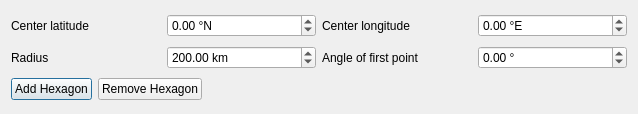
<?xml version="1.0" encoding="UTF-8"?>
<ui version="4.0">
 <class>HexagonDockWidget</class>
 <widget class="QDialog" name="HexagonDockWidget">
  <property name="geometry">
   <rect>
    <x>0</x>
    <y>0</y>
    <width>638</width>
    <height>114</height>
   </rect>
  </property>
  <property name="sizePolicy">
   <sizepolicy hsizetype="Preferred" vsizetype="Preferred">
    <horstretch>0</horstretch>
    <verstretch>0</verstretch>
   </sizepolicy>
  </property>
  <property name="windowTitle">
   <string>Remote Sensing</string>
  </property>
  <layout class="QVBoxLayout" name="verticalLayout">
   <item>
    <layout class="QHBoxLayout" name="horizontalLayout_5">
     <item>
      <widget class="QLabel" name="label">
       <property name="text">
        <string>Center latitude</string>
       </property>
      </widget>
     </item>
     <item>
      <widget class="QDoubleSpinBox" name="dsbHexagonLatitude">
       <property name="minimumSize">
        <size>
         <width>0</width>
         <height>0</height>
        </size>
       </property>
       <property name="prefix">
        <string/>
       </property>
       <property name="suffix">
        <string> °N</string>
       </property>
       <property name="minimum">
        <double>-90.000000000000000</double>
       </property>
       <property name="maximum">
        <double>90.000000000000000</double>
       </property>
      </widget>
     </item>
     <item>
      <widget class="QLabel" name="label_2">
       <property name="text">
        <string>Center longitude</string>
       </property>
      </widget>
     </item>
     <item>
      <widget class="QDoubleSpinBox" name="dsbHexagonLongitude">
       <property name="suffix">
        <string> °E</string>
       </property>
       <property name="minimum">
        <double>-180.000000000000000</double>
       </property>
       <property name="maximum">
        <double>360.000000000000000</double>
       </property>
      </widget>
     </item>
    </layout>
   </item>
   <item>
    <layout class="QHBoxLayout" name="horizontalLayout_2">
     <item>
      <widget class="QLabel" name="label_3">
       <property name="text">
        <string>Radius</string>
       </property>
      </widget>
     </item>
     <item>
      <widget class="QDoubleSpinBox" name="dsbHexgaonRadius">
       <property name="suffix">
        <string> km</string>
       </property>
       <property name="minimum">
        <double>10.000000000000000</double>
       </property>
       <property name="maximum">
        <double>9999.989999999999782</double>
       </property>
       <property name="singleStep">
        <double>10.000000000000000</double>
       </property>
       <property name="value">
        <double>200.000000000000000</double>
       </property>
      </widget>
     </item>
     <item>
      <widget class="QLabel" name="label_4">
       <property name="text">
        <string>Angle of first point</string>
       </property>
      </widget>
     </item>
     <item>
      <widget class="QDoubleSpinBox" name="dsbHexagonAngle">
       <property name="suffix">
        <string> °</string>
       </property>
       <property name="minimum">
        <double>-360.000000000000000</double>
       </property>
       <property name="maximum">
        <double>360.000000000000000</double>
       </property>
      </widget>
     </item>
    </layout>
   </item>
   <item>
    <layout class="QHBoxLayout" name="horizontalLayout_6">
     <item>
      <widget class="QPushButton" name="pbAddHexagon">
       <property name="text">
        <string>Add Hexagon</string>
       </property>
      </widget>
     </item>
     <item>
      <widget class="QPushButton" name="pbRemoveHexagon">
       <property name="text">
        <string>Remove Hexagon</string>
       </property>
      </widget>
     </item>
     <item>
      <spacer name="horizontalSpacer">
       <property name="orientation">
        <enum>Qt::Horizontal</enum>
       </property>
       <property name="sizeHint" stdset="0">
        <size>
         <width>40</width>
         <height>20</height>
        </size>
       </property>
      </spacer>
     </item>
    </layout>
   </item>
  </layout>
 </widget>
 <resources/>
 <connections/>
</ui>
